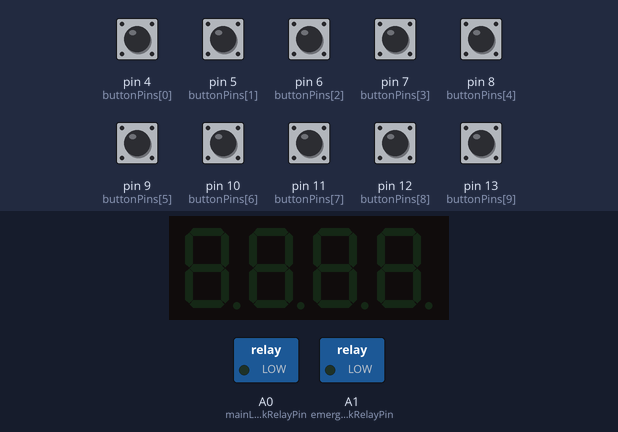
This sketch was run on a simulated Arduino Uno, built with avr-gcc and run on an emulated ATmega328P. On the bench: 4-digit seven-segment display, switched loads named in the sketch (green lamp = pin HIGH). The inputs (shaded band) are chosen by the test bench; at power-on: pin 4 (buttonPins[0]), pin 5 (buttonPins[1]), pin 6 (buttonPins[2]), pin 7 (buttonPins[3]), pin 8 (buttonPins[4]), pin 9 (buttonPins[5]), pin 10 (buttonPins[6]), pin 11 (buttonPins[7]), pin 12 (buttonPins[8]), pin 13 (buttonPins[9]) HIGH.

Above: at 2.2 s.
2.3 s: pin 4 (buttonPins[0]) pulled LOW for 0.15 s
At 3.2 s:
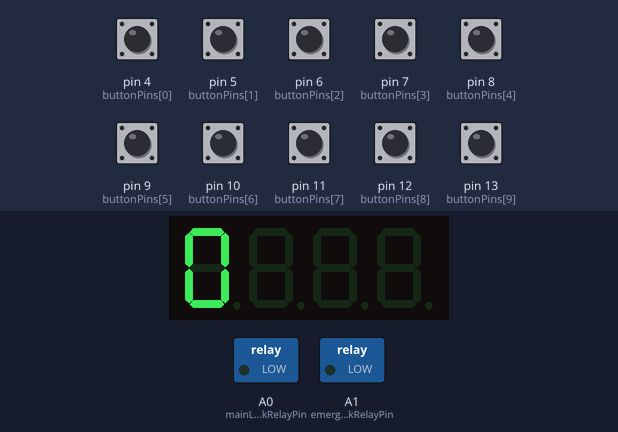
3.9 s: pin 5 (buttonPins[1]) pulled LOW for 0.15 s
At 4.4 s:
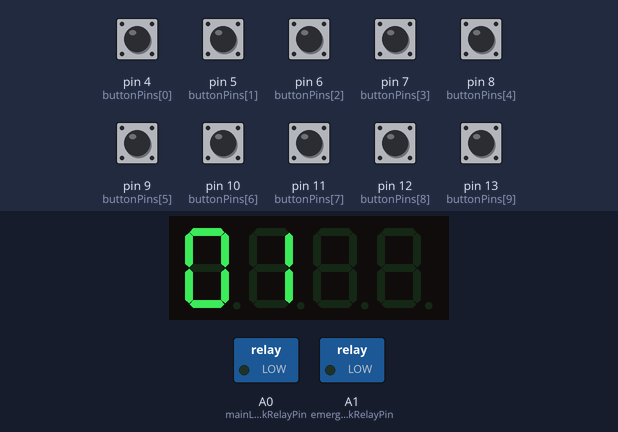
5.5 s: pin 6 (buttonPins[2]) pulled LOW for 0.15 s
At 6.8 s:
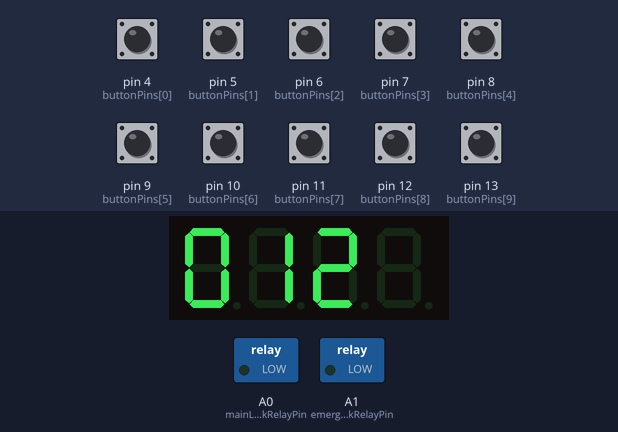
7.1 s: pin 7 (buttonPins[3]) pulled LOW for 0.15 s
At 7.6 s:
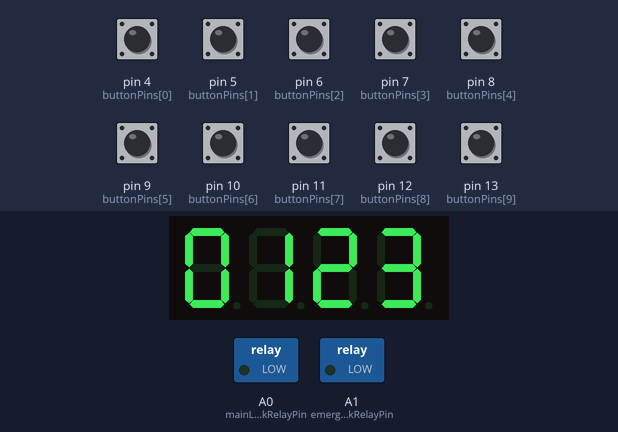
Timing chart, 0 to 10.1 s (numbered marks = the images above; inputs shaded):
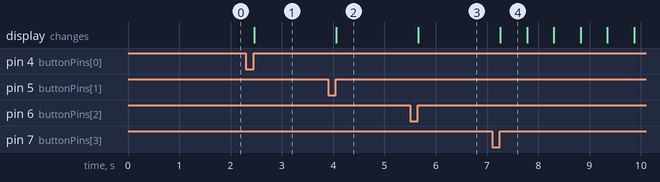

The sketch:

SimpleSafe.ino
```cpp
// Include the libraries
#include <TM1637Display.h>

// Define the connections pins
const int buttonPins[] = {4, 5, 6, 7, 8, 9, 10, 11, 12, 13}; // Pins connected to buttons
const int numButtons = sizeof(buttonPins) / sizeof(buttonPins[0]); // The amount of buttons
const int debounceDelay = 50; // 50 ms debounce delay

// Correct sequence
const int mainCode[] = {0, 0, 0, 0};
const int emergencyCode[] = {1, 1, 1, 1};
const int codeLength = sizeof(mainCode) / sizeof(mainCode[0]);
int enteredCode[codeLength]; // Array to store entered code
int enteredIndex = 0; // Tracks the number of digits, entered

// Relay settings
const int mainLockRelayPin = A0;
const int emergencyLockRelayPin = A1;
int relayTimeToKeepOn = 500; // Keep the relay on for 0.5 second

// Display connection pins
#define CLK 2
#define DIO 3
TM1637Display display(CLK, DIO); // Create an instance of the TM1637Display

// Additional Settings
int displayBrightness = 7; // Set the display brightness (0-7)
int timesToFlashOnWrongCode = 3; // When wrong code is entered, flash it on the display
int delayOnFlash = 500; // Delay between clearing the display and showing the wrong code
const int maxWrongAttempts = 3; // Allowed wrong attempts
const unsigned long lockoutTime = 60000; // Lock time in ms (1min)
int wrongAttempts = 0; // Track wrong attempts
bool isLocked = false; // Initial not locked out
unsigned long lockoutStartTime = 0;

void setup() {
  // Initialize button pins
  for (int i = 0; i < numButtons; i++) {
    pinMode(buttonPins[i], INPUT_PULLUP); // Enable internal pull-up resistors
  }

  pinMode(mainLockRelayPin, OUTPUT);
  pinMode(emergencyLockRelayPin, OUTPUT);
  digitalWrite(mainLockRelayPin, LOW);
  digitalWrite(emergencyLockRelayPin, LOW);

  display.setBrightness(displayBrightness);
  display.clear(); // Clear the display

  // Clear the enteredCode array
  for (int i = 0; i < codeLength; i++) {
    enteredCode[i] = 0;
  }

  delay(1000); // Add a delay to allow all pins to stabilize
};


void loop() {
  if (isLocked) {
    unsigned long elapsed = millis() - lockoutStartTime;
    unsigned long remaining = (lockoutTime - elapsed) / 1000;

    if (elapsed >= lockoutTime) {
      // Unlock
      unlockSystem();
    } else {
      // Show countdown
      display.showNumberDec(remaining, true);
    }
  }

  // Check for button presses
  for (int i = 0; i < numButtons; i++) {
    if (digitalRead(buttonPins[i]) == LOW) { // Button pressed
      delay(debounceDelay); // Debounce delay
      if (digitalRead(buttonPins[i]) == LOW) {
        while (digitalRead(buttonPins[i]) == LOW); // Wait for release
        if (enteredIndex < codeLength) {
          enteredCode[enteredIndex] = i;
          enteredIndex++;
          //Print the entered code on the display
          if (!isLocked) {
            display.showNumberDec(enteredCode[enteredIndex - 1], true, 1, enteredIndex-1);
          }
        }
      }
    }
  }

  // Check if 4 digits have been entered
  if (enteredIndex == codeLength) {
    if (!isLocked && checkCode(mainCode)) {
      triggerMainLockRelay();
      delay(5000);
    }
    else if (checkCode(emergencyCode)) {
      triggerEmergencyLockRelay();
      unlockSystem();
      delay(5000);
    }else if (!isLocked){
      wrongAttempts++;
      flashDisplay();
      if (wrongAttempts >= maxWrongAttempts) {
        lockSystem();
      }
    }

    // Reset for the next attempt
    enteredIndex = 0;
    display.clear();
  }
}

// Get the value of the enteredCode array as one integer e.g. 0000
int getEnteredCode(){
  int code = 0;
  for (int i = 0; i < codeLength; i++) {
    code = code * 10 + enteredCode[i]; // Shift left and add current digit
  }

  return code;
}

// Flash the entered number x amount of times
void flashDisplay(){
  int code = getEnteredCode();

  for(int j = 0; j<timesToFlashOnWrongCode; j++){
      delay(delayOnFlash);
      display.clear();
      delay(delayOnFlash);
      display.showNumberDec(code, true);
  }

  delay(500);
}

void lockSystem(){
  isLocked = true;
  lockoutStartTime = millis();
  enteredIndex = 0;
  display.clear();
}

void unlockSystem(){
  isLocked = false;
  wrongAttempts = 0;
  enteredIndex = 0;
  display.clear();
}

void triggerMainLockRelay(){
  digitalWrite(mainLockRelayPin, HIGH);
  delay(relayTimeToKeepOn);
  digitalWrite(mainLockRelayPin, LOW);
}

void triggerEmergencyLockRelay(){
  digitalWrite(emergencyLockRelayPin, HIGH);
  delay(relayTimeToKeepOn);
  digitalWrite(emergencyLockRelayPin, LOW);
}

// Function to check if the entered code matches the correct code
bool checkCode(const int *codeToCheck) {
  for (int i = 0; i < codeLength; i++) {
    if (enteredCode[i] != codeToCheck[i]) {
      return false; // Code doesn't match
    }
  }
  return true; // Code matches
}
```

Measured:
- after the input at 2.3 s, the display: changes after 0.16 s (image 1)
- after the input at 3.9 s, the display: changes after 0.16 s (image 2)
- after the input at 5.5 s, the display: changes after 0.16 s (image 3)
- after the input at 7.1 s, the display: changes after 0.16 s (image 4)
- what the display in image 4 shows lasts 0.5 s, from 7.3 s to 7.8 s
